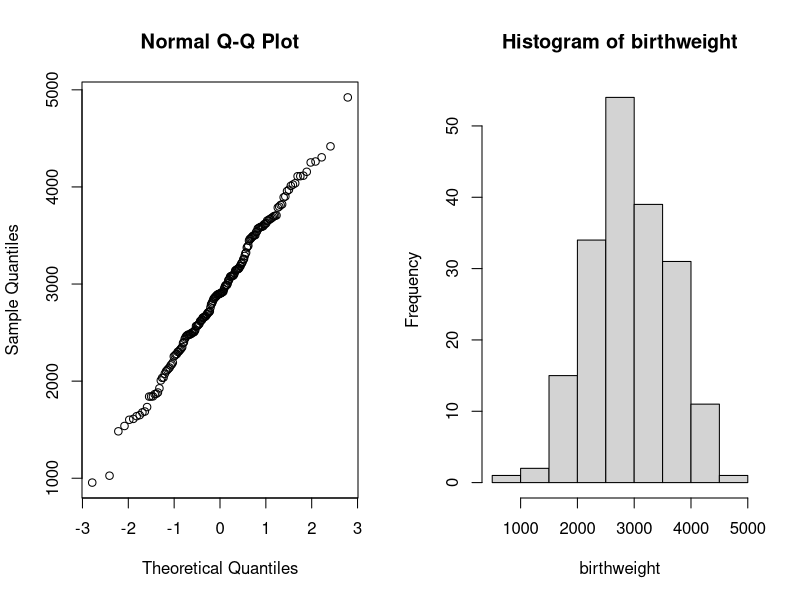
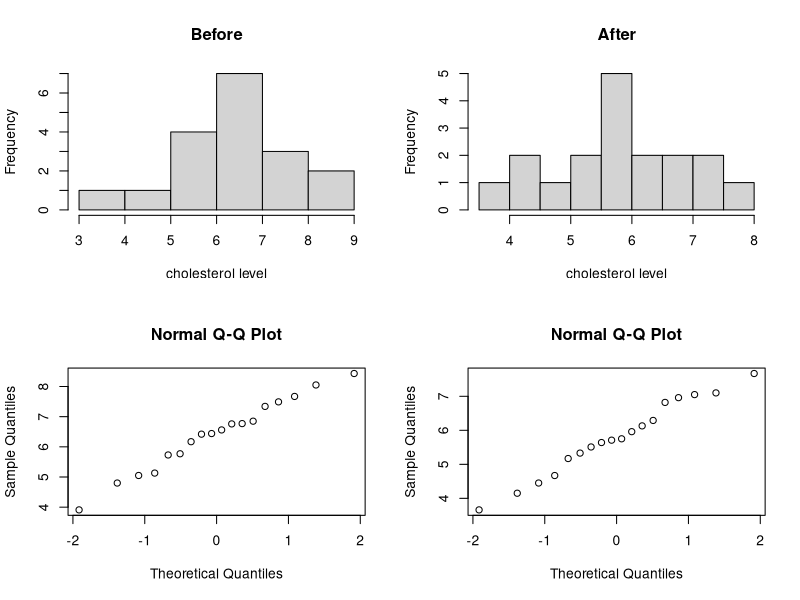
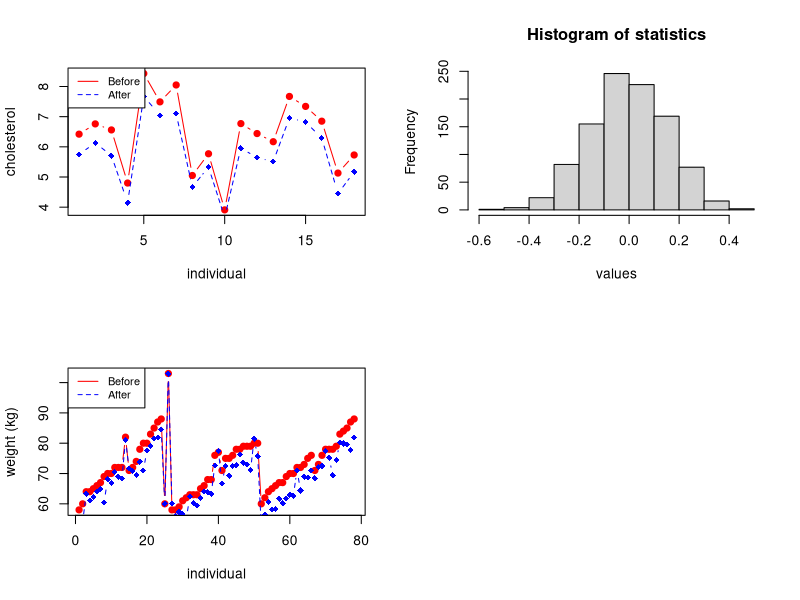
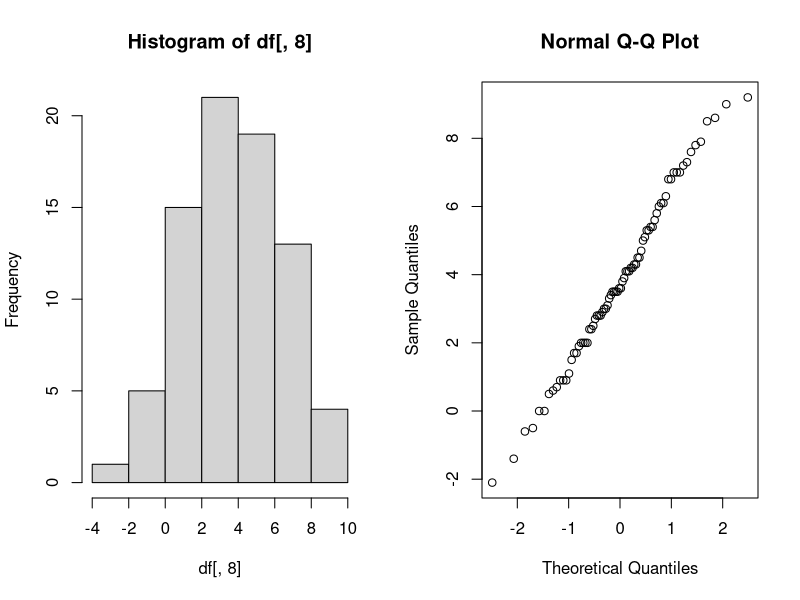
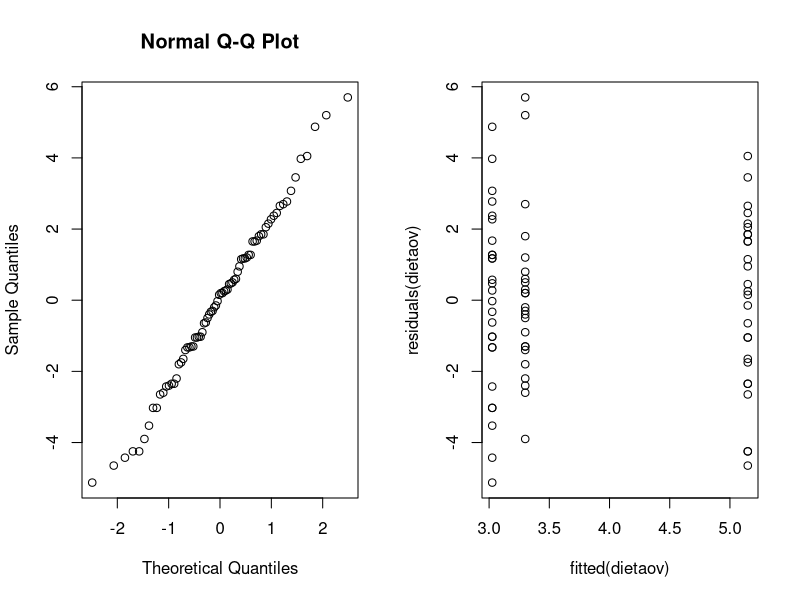
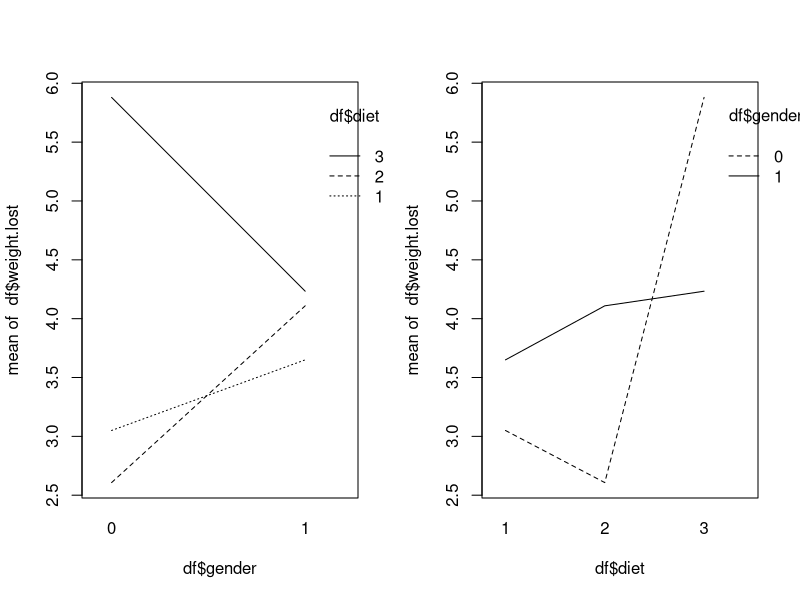
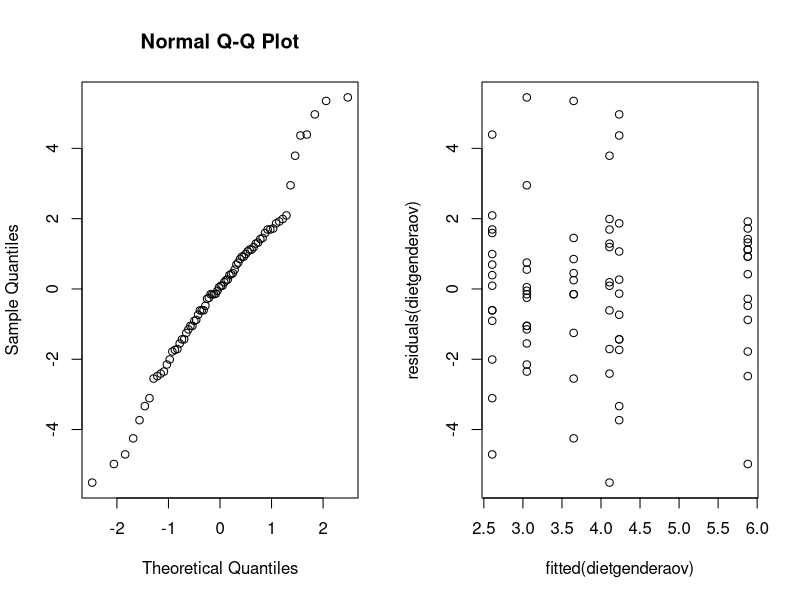
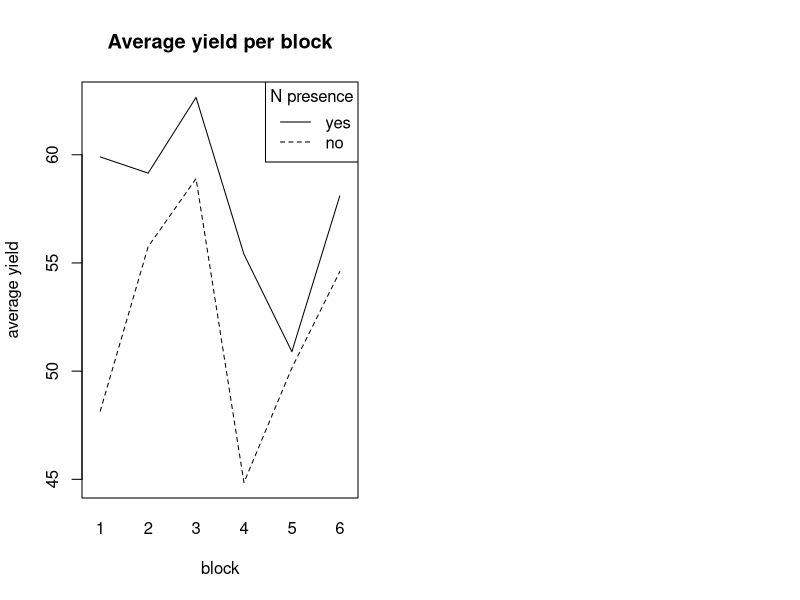

These charts were generated, in order, by the following R code:
## ---- chunk 1
options(digits=3)
## ---- chunk 2
birthweight <- readLines("data/birthweight.txt")
birthweight <- as.double(birthweight[2:length(birthweight)])
birthweight

# print(paste("Amount of observations: ", length(birthweight)))
## ---- chunk 3
birthweight_mean <- mean(birthweight)
print(paste("Mean of the sample: ", birthweight_mean))
## ---- chunk 4
par(mfrow=c(1,2))
qqnorm(y = birthweight)
hist(birthweight)
## ---- chunk 5
t.test(birthweight, conf.level = 0.96)
## ---- chunk 6
B <- 1000
alpha <- 0.04
T_star <- numeric(B)

for(i in 1:B) {
  X_star <- sample(birthweight, replace = TRUE)
  T_star[i] <- mean(X_star)
}

T_star_q2 <- quantile(T_star, alpha/2)
T_star_q98 <- quantile(T_star, 1 - alpha/2)

c(2*birthweight_mean - T_star_q98, 2*birthweight_mean - T_star_q2)
## ---- chunk 7
#sum(T_star<T_star_q2)
## ---- chunk 8
t.test(birthweight, alternative = "greater", mu=2800)
## ---- chunk 9
greater_weight <- as.integer(birthweight > 2800)
binom.test(sum(greater_weight), length(greater_weight), p=0.5, alt="g")
## ---- chunk 10
# library(pwr)
#pwr.t.test(n=188,d=NULL,sig.level=0.05,type="one.sample",alternative="greater")

B=1000; n=188 ; mu = 2900; stdev = sd(birthweight);
psign=numeric(B)
pttest=numeric(B)
for(i in 1:B) {
  x=rnorm(n, mean=mu, sd=stdev)
  pttest[i]=t.test(x, alternative = "g", mu=2800)[[3]]
  psign[i]=binom.test(sum(x>2800), n, p=0.5)[[3]]
}
## ---- chunk 11
sum(pttest<0.05)/B
## ---- chunk 12
sum(psign<0.05)/B
## ---- chunk 13

## ---- chunk 14
prop.test(c(61, 65), c(95, 93))
## ---- chunk 15
df <- as.data.frame(read.table("data/cholesterol.txt", header=TRUE))
head(df)
## ---- chunk 16
par(mfrow=c(2, 2))
hist(df[, 1], main="Before", xlab="cholesterol level")
hist(df[, 2], main="After", xlab="cholesterol level")
qqnorm(df[, 1])
qqnorm(df[, 2])
## ---- chunk 17
shapiro.test(df[, 1])
shapiro.test(df[, 2])
## ---- chunk 18
# Create a first line
plot(1:length(df[, 1]), df[, 1], type = "b", pch=19, col = "red", xlab = "individual", ylab = "cholesterol")
lines(1:length(df[, 2]), df[, 2], pch=18, col = "blue", type = "b", lty=2)
legend("topleft", legend=c("Before", "After"), col=c("red", "blue"), lty = 1:2, cex=0.8)
## ---- chunk 19
cor.test(df[, 1], df[, 2], method="pearson")
## ---- chunk 20
t.test(df[, 1], df[, 2], paired=2)
## ---- chunk 21
diff_mean <- function(x, y) {
  return(mean(x-y))
}

stats <- diff_mean(df[, 1], df[, 2])

B <- 1000
t_star <- numeric(B)

for (i in 1:B) {
  diff_star <- t(apply(cbind(df[, 1], df[, 2]), 1, sample))
  t_star[i] <- diff_mean(diff_star[, 1], diff_star[, 2])
}

hist(t_star, main="Histogram of statistics", xlab="values")
lines(rep(stats, 2), c(0, 50), col="red", lwd=2)
## ---- chunk 22
# calculating p-value
pl <- sum(t_star < stats) / B
pr <- sum(t_star > stats) / B

p <- 2*min(pl, pr)
print(paste("P-value =", p))
## ---- chunk 23
mu <- mean(df[, 2])
s <- sd(df[, 2])
print(paste("mu =", mu, "s =", s))
## ---- chunk 24
theta_hat <- 2*mu - 3
print(paste("theta_hat =", theta_hat))
## ---- chunk 25
alpha <- 0.05

n <- length(df[, 2])
t_alpha <- qt(1 - alpha/2, df=n)
theta_l <- theta_hat - t_alpha*s/sqrt(n)
theta_r <- theta_hat + t_alpha*s/sqrt(n)

print(paste0("95% confidence interval: [", theta_l,", ", theta_r, "]"))
## ---- chunk 26
t <- max(df[, 2]); n <- length(df[, 2])

for (theta in 3:12) {
  B <- 1000
  t_star <- numeric(B)
  
  for (i in 1:B) {
    x_star <- runif(n, min = 3, max = theta)
    t_star[i] <- max(x_star)
  }
  
  pl <- sum(t_star < t)/B
  pr <- sum(t_star > t)/B
  
  p <- 2* min(pl, pr)
  print(paste("Theta =", theta, ", ", p, "KS = "))
}
## ---- chunk 27
ks.test(df[, 2], runif(100000, min = 3, max = 8))
## ---- chunk 28
less_chol <- as.integer(df[, 2] < 6)
binom.test(sum(less_chol), length(less_chol), p=0.5, alt="g")
## ---- chunk 29
less_chol <- as.integer(df[, 2] < 4.5)
binom.test(sum(less_chol),length(less_chol),p=0.25, alt="l")
## ---- chunk 30
df <- as.data.frame(read.table("data/diet.txt", header=TRUE))
df["weight.lost"] <- df["preweight"] - df["weight6weeks"]
head(df)
## ---- chunk 31
plot(1:length(df[,5]), df[,5], type = "b", pch=19, col = "red", xlab = "individual", ylab = "weight (kg)")
lines(1:length(df[,7]), df[,7], pch=18, col = "blue", type = "b", lty=2)
legend("topleft", legend=c("Before", "After"), col=c("red", "blue"), lty = 1:2, cex=0.8)
## ---- chunk 32
t.test(df[,5], df[,7], paired=TRUE)
## ---- chunk 33
par(mfrow=c(1, 2))
hist(df[,8])
qqnorm(df[,8])
## ---- chunk 34
shapiro.test(df[,8])
## ---- chunk 35
df$diet <- as.factor(df$diet)
dietaov=lm(weight.lost~diet,data=df)
anova(dietaov)
summary(dietaov)
## ---- chunk 36
par(mfrow=c(1,2))
qqnorm(residuals(dietaov))
plot(fitted(dietaov), residuals(dietaov))
## ---- chunk 37
kruskal.test(df$weight.lost, df$diet)
## ---- chunk 38
df$gender <- as.factor(df$gender)
dietgenderaov <- lm(weight.lost~gender*diet,data=df)
anova(dietgenderaov)
## ---- chunk 39
summary(dietgenderaov)
## ---- chunk 40
par(mfrow=c(1, 2))
interaction.plot(df$gender, df$diet, df$weight.lost)
interaction.plot(df$diet, df$gender, df$weight.lost)
## ---- chunk 41
genderaov <- lm(weight.lost~gender,data=df)
anova(genderaov)
summary(genderaov)
## ---- chunk 42
# Checking assumptions
par(mfrow=c(1, 2))
qqnorm(residuals(dietgenderaov))
plot(fitted(dietgenderaov), residuals(dietgenderaov))
## ---- chunk 43
print(paste('Diet 1:', dietaov$coefficients[1]))
print(paste('Diet 2:', dietaov$coefficients[1] + dietaov$coefficients[2]))
print(paste('Diet 3:', dietaov$coefficients[1] + dietaov$coefficients[3]))
## ---- chunk 44
require("MASS")
## ---- chunk 45
B <- 6; P <- 4; T <- 3

process <- c()
for (i in 1:B) {
  block <- c()
  for (tr in 1:T) {
    block <- cbind(block, as.numeric(sample(1:P) > 2))
  }
  process <- rbind(process, block)
}

process <- t(process)
rownames(process) <- c("N", "P", "K")
colnames(process) <- paste0(rep(1:6, each=4), paste0(".", rep(1:4, 6)))
process
## ---- chunk 46
interaction.plot(npk$block, npk$N, npk$yield, ylab='average yield', xlab='block', main='Average yield per block', legend=FALSE)
legend("topright", c("yes", "no"), title="N presence", lwd=1, lty=c(1, 2))
## ---- chunk 47
n_block_lm <- lm(yield~block*N, data=npk)
anova(n_block_lm)
## ---- chunk 48
summary(n_block_lm)
## ---- chunk 49
lm <- lm(yield~block+N, data=npk)
anova(lm)
## ---- chunk 50
par(mfrow=c(1, 2))
qqnorm(residuals(lm))
plot(fitted(lm), residuals(lm))
## ---- chunk 51
npklm1 <- lm(yield~P + K + block*N, data=npk)
npklm2 <- lm(yield~N + K + block*P, data=npk)
npklm3 <- lm(yield~N + P + block*K, data=npk)
npklm4 <- lm(yield~block + N + P + K, data=npk)
npklm5 <- lm(yield~N + P + K, data=npk)
## ---- chunk 52
print('Y ~ P + K + block*N')
anova(npklm1)
## ---- chunk 53
print('Y ~ N + K + block*P')
anova(npklm2)
## ---- chunk 54
print('Y ~ N + P + block*K')
anova(npklm3)
## ---- chunk 55
print('Y ~ block + N + P + K')
anova(npklm4)
## ---- chunk 56
npklm5 <- lm(yield~block + N + K, data=npk)
anova(npklm5)
## ---- chunk 57
par(mfrow=c(1, 2))
qqnorm(residuals(npklm4))
plot(fitted(npklm4), residuals(npklm4))
## ---- chunk 58
par(mfrow=c(1, 2))
qqnorm(residuals(npklm5))
plot(fitted(npklm5), residuals(npklm5))
## ---- chunk 59
require(lme4)
npklmer <- lmer(yield~N+(1|block), REML=FALSE, data=npk)
npklmer1 <- lmer(yield~(1|block), REML=FALSE, data=npk)
anova(npklmer1, npklmer)
